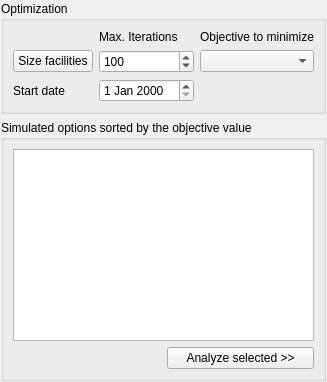
          <widget class="QFrame" name="frame_6">
           <property name="frameShape">
            <enum>QFrame::NoFrame</enum>
           </property>
           <property name="frameShadow">
            <enum>QFrame::Raised</enum>
           </property>
           <layout class="QGridLayout" name="gridLayout_3">
            <property name="margin">
             <number>1</number>
            </property>
            <item row="0" column="0" colspan="2">
             <widget class="QGroupBox" name="groupBox_6">
              <property name="title">
               <string>Optimization</string>
              </property>
              <layout class="QGridLayout" name="gridLayout_7">
               <item row="0" column="2">
                <widget class="QLabel" name="label_29">
                 <property name="text">
                  <string>Objective to minimize</string>
                 </property>
                </widget>
               </item>
               <item row="1" column="1">
                <widget class="QSpinBox" name="max_eval_spinBox">
                 <property name="minimum">
                  <number>10</number>
                 </property>
                 <property name="maximum">
                  <number>99999999</number>
                 </property>
                 <property name="value">
                  <number>100</number>
                 </property>
                </widget>
               </item>
               <item row="1" column="0">
                <widget class="QPushButton" name="size_simulate_pushButton">
                 <property name="text">
                  <string>Size facilities</string>
                 </property>
                </widget>
               </item>
               <item row="1" column="2">
                <widget class="QComboBox" name="obj_function_comboBox"/>
               </item>
               <item row="0" column="1">
                <widget class="QLabel" name="label_28">
                 <property name="text">
                  <string>Max. Iterations</string>
                 </property>
                </widget>
               </item>
               <item row="2" column="1">
                <widget class="QDateEdit" name="start_dateEdit"/>
               </item>
               <item row="2" column="0">
                <widget class="QLabel" name="label">
                 <property name="text">
                  <string>Start date</string>
                 </property>
                </widget>
               </item>
              </layout>
             </widget>
            </item>
            <item row="1" column="0" colspan="2">
             <widget class="QGroupBox" name="groupBox_2">
              <property name="title">
               <string>Simulated options sorted by the objective value</string>
              </property>
              <layout class="QGridLayout" name="gridLayout_4">
               <item row="2" column="0" colspan="2">
                <widget class="QTableView" name="results_tableView">
                 <property name="alternatingRowColors">
                  <bool>true</bool>
                 </property>
                 <property name="selectionMode">
                  <enum>QAbstractItemView::SingleSelection</enum>
                 </property>
                 <property name="selectionBehavior">
                  <enum>QAbstractItemView::SelectRows</enum>
                 </property>
                 <property name="gridStyle">
                  <enum>Qt::SolidLine</enum>
                 </property>
                 <property name="sortingEnabled">
                  <bool>false</bool>
                 </property>
                </widget>
               </item>
               <item row="3" column="1">
                <widget class="QPushButton" name="analyze_selected_pushButton">
                 <property name="text">
                  <string>Analyze selected &gt;&gt;</string>
                 </property>
                </widget>
               </item>
              </layout>
             </widget>
            </item>
           </layout>
          </widget>
